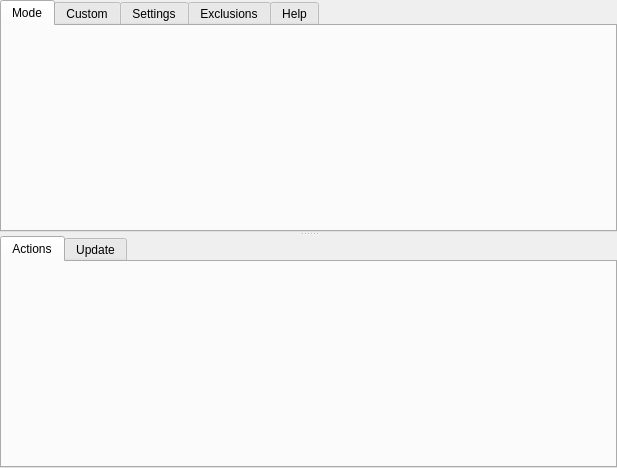
<?xml version="1.0" encoding="UTF-8"?>
<ui version="4.0">
 <class>RootBuilderMenu</class>
 <widget class="QWidget" name="RootBuilderMenu">
  <property name="geometry">
   <rect>
    <x>0</x>
    <y>0</y>
    <width>617</width>
    <height>468</height>
   </rect>
  </property>
  <property name="windowTitle">
   <string>Form</string>
  </property>
  <layout class="QVBoxLayout" name="verticalLayout_2">
   <property name="spacing">
    <number>0</number>
   </property>
   <property name="leftMargin">
    <number>0</number>
   </property>
   <property name="topMargin">
    <number>0</number>
   </property>
   <property name="rightMargin">
    <number>0</number>
   </property>
   <property name="bottomMargin">
    <number>0</number>
   </property>
   <item>
    <widget class="QSplitter" name="contentSplitter">
     <property name="orientation">
      <enum>Qt::Vertical</enum>
     </property>
     <widget class="QTabWidget" name="topTabWidget">
      <property name="currentIndex">
       <number>0</number>
      </property>
      <widget class="QWidget" name="modeTab">
       <attribute name="title">
        <string>Mode</string>
       </attribute>
      </widget>
      <widget class="QWidget" name="customModeTab">
       <attribute name="title">
        <string>Custom</string>
       </attribute>
      </widget>
      <widget class="QWidget" name="settingsTab">
       <attribute name="title">
        <string>Settings</string>
       </attribute>
      </widget>
      <widget class="QWidget" name="exclusionsTab">
       <attribute name="title">
        <string>Exclusions</string>
       </attribute>
      </widget>
      <widget class="QWidget" name="helpTab">
       <attribute name="title">
        <string>Help</string>
       </attribute>
      </widget>
     </widget>
     <widget class="QTabWidget" name="btmTabWidget">
      <property name="currentIndex">
       <number>0</number>
      </property>
      <widget class="QWidget" name="actionsTab">
       <attribute name="title">
        <string>Actions</string>
       </attribute>
      </widget>
      <widget class="QWidget" name="updateTab">
       <attribute name="title">
        <string>Update</string>
       </attribute>
      </widget>
     </widget>
    </widget>
   </item>
  </layout>
 </widget>
 <resources/>
 <connections/>
</ui>
